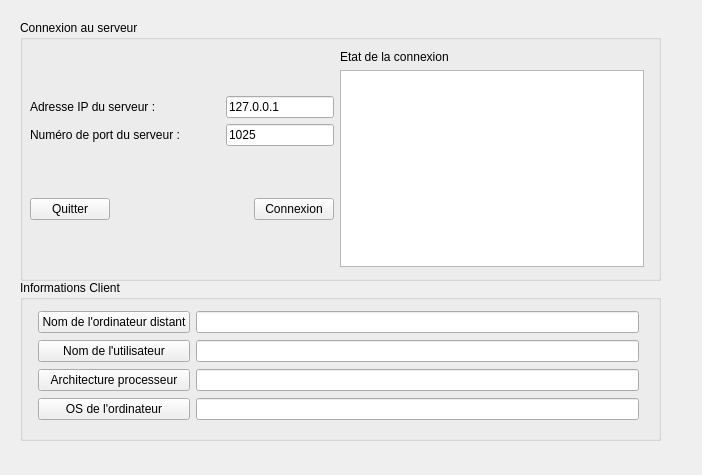
<?xml version="1.0" encoding="UTF-8"?>
<ui version="4.0">
 <class>AuditClient</class>
 <widget class="QWidget" name="AuditClient">
  <property name="geometry">
   <rect>
    <x>0</x>
    <y>0</y>
    <width>702</width>
    <height>475</height>
   </rect>
  </property>
  <property name="windowTitle">
   <string>AuditClient</string>
  </property>
  <widget class="QGroupBox" name="groupBox">
   <property name="geometry">
    <rect>
     <x>20</x>
     <y>20</y>
     <width>641</width>
     <height>261</height>
    </rect>
   </property>
   <property name="title">
    <string>Connexion au serveur</string>
   </property>
   <widget class="QWidget" name="layoutWidget">
    <property name="geometry">
     <rect>
      <x>10</x>
      <y>30</y>
      <width>614</width>
      <height>217</height>
     </rect>
    </property>
    <layout class="QHBoxLayout" name="horizontalLayout_3">
     <item>
      <layout class="QVBoxLayout" name="verticalLayout">
       <item>
        <layout class="QGridLayout" name="gridLayout">
         <item row="0" column="1">
          <spacer name="horizontalSpacer">
           <property name="orientation">
            <enum>Qt::Horizontal</enum>
           </property>
           <property name="sizeHint" stdset="0">
            <size>
             <width>40</width>
             <height>20</height>
            </size>
           </property>
          </spacer>
         </item>
         <item row="1" column="0">
          <widget class="QLabel" name="label_2">
           <property name="text">
            <string>Numéro de port du serveur :</string>
           </property>
          </widget>
         </item>
         <item row="0" column="0">
          <widget class="QLabel" name="label">
           <property name="text">
            <string>Adresse IP du serveur :</string>
           </property>
          </widget>
         </item>
         <item row="0" column="2">
          <widget class="QLineEdit" name="lineEditAdresseIP">
           <property name="text">
            <string>127.0.0.1</string>
           </property>
          </widget>
         </item>
         <item row="1" column="1">
          <spacer name="horizontalSpacer_2">
           <property name="orientation">
            <enum>Qt::Horizontal</enum>
           </property>
           <property name="sizeHint" stdset="0">
            <size>
             <width>40</width>
             <height>20</height>
            </size>
           </property>
          </spacer>
         </item>
         <item row="1" column="2">
          <widget class="QLineEdit" name="lineEditPort">
           <property name="text">
            <string>1025</string>
           </property>
          </widget>
         </item>
        </layout>
       </item>
       <item>
        <layout class="QHBoxLayout" name="horizontalLayout_2">
         <item>
          <widget class="QPushButton" name="pushButtonQuitter">
           <property name="layoutDirection">
            <enum>Qt::LeftToRight</enum>
           </property>
           <property name="text">
            <string>Quitter</string>
           </property>
           <property name="iconSize">
            <size>
             <width>33</width>
             <height>40</height>
            </size>
           </property>
          </widget>
         </item>
         <item>
          <spacer name="horizontalSpacer_3">
           <property name="orientation">
            <enum>Qt::Horizontal</enum>
           </property>
           <property name="sizeHint" stdset="0">
            <size>
             <width>40</width>
             <height>20</height>
            </size>
           </property>
          </spacer>
         </item>
         <item>
          <widget class="QPushButton" name="pushButtonConnexion">
           <property name="text">
            <string>Connexion</string>
           </property>
          </widget>
         </item>
        </layout>
       </item>
      </layout>
     </item>
     <item>
      <layout class="QVBoxLayout" name="verticalLayout_2">
       <item>
        <widget class="QLabel" name="label_3">
         <property name="text">
          <string>Etat de la connexion</string>
         </property>
        </widget>
       </item>
       <item>
        <widget class="QTextEdit" name="textEditEtat"/>
       </item>
      </layout>
     </item>
    </layout>
   </widget>
  </widget>
  <widget class="QGroupBox" name="groupBoxInformationsClient">
   <property name="geometry">
    <rect>
     <x>20</x>
     <y>280</y>
     <width>641</width>
     <height>161</height>
    </rect>
   </property>
   <property name="title">
    <string>Informations Client</string>
   </property>
   <widget class="QWidget" name="layoutWidget_2">
    <property name="geometry">
     <rect>
      <x>18</x>
      <y>30</y>
      <width>601</width>
      <height>114</height>
     </rect>
    </property>
    <layout class="QHBoxLayout" name="horizontalLayout_4">
     <item>
      <layout class="QVBoxLayout" name="verticalLayout_3">
       <item>
        <widget class="QPushButton" name="pushButtonOrdinateur">
         <property name="text">
          <string>Nom de l'ordinateur distant</string>
         </property>
        </widget>
       </item>
       <item>
        <widget class="QPushButton" name="pushButtonUtilisateur">
         <property name="text">
          <string>Nom de l'utilisateur</string>
         </property>
        </widget>
       </item>
       <item>
        <widget class="QPushButton" name="pushButtonArchitecture">
         <property name="text">
          <string>Architecture processeur</string>
         </property>
        </widget>
       </item>
       <item>
        <widget class="QPushButton" name="pushButtonOs">
         <property name="text">
          <string>OS de l'ordinateur</string>
         </property>
        </widget>
       </item>
      </layout>
     </item>
     <item>
      <layout class="QVBoxLayout" name="verticalLayout_4">
       <item>
        <widget class="QLineEdit" name="lineEditOrdinateur"/>
       </item>
       <item>
        <widget class="QLineEdit" name="lineEditUtilisateur"/>
       </item>
       <item>
        <widget class="QLineEdit" name="lineEditArchitecture"/>
       </item>
       <item>
        <widget class="QLineEdit" name="lineEditOs"/>
       </item>
      </layout>
     </item>
    </layout>
   </widget>
  </widget>
 </widget>
 <resources/>
 <connections/>
</ui>
